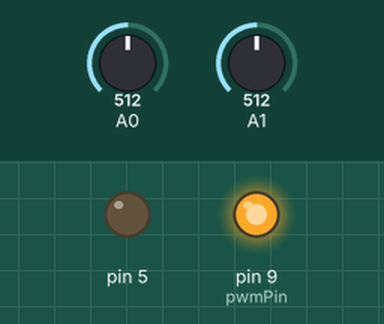
Recording of a sketch running on a simulated Arduino Uno, built with avr-gcc and run on an emulated ATmega328P. Parts: output pins drawn as LEDs (lit = HIGH). The inputs (shaded band) are chosen by the test bench; at power-on: A0 = 512, A1 = 512. What the sketch prints to the serial monitor is not drawn.

Above: at 1.8 s.
1.9 s: A0 set to 0
6.0 s: A1 set to 242
10.1 s: A1 set to 217
11.6 s: A0 set to 1023
Timing chart, 0 to 14.6 s (numbered marks = the images above; inputs shaded):
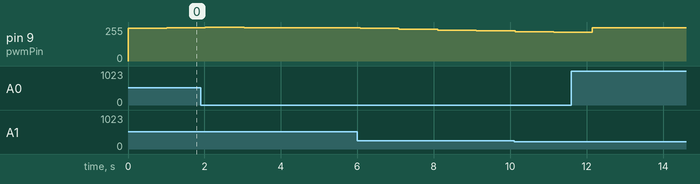

Measured:
- after the input at 1.9 s, pin 9 (pwmPin): 250/255 → 255/255 after 0.13 s, → 250/255 1.0 s later, → 249/255 2.0 s later

The sketch:

solar_pv.ino
```cpp
#include <math.h>
#define pwmPin 9
#define a 0.0025
#define b 0.5
#define c 0.00288
#define P 10
#define I 0.2
#define D 0.2
#define VOC 12   //Open Circuit voltage
#define ISC 0.5    // Short Circuit Current


float Isc=ISC, Voc=VOC, Sref=1000, Tref=25, Vlimit=0;; //Sref=Solar irradiance Tref= Reference Temperature
float Im=0.85*Isc, Vm=0.9*Voc;
double C1,C2,IL,Icorr, VL, ZL,ZLM, zerror,error, prev_error=0;
int pwm_val=220, Corr_pwm=0;

void setup()
{
 Serial.begin(9600);
 pinMode(pwmPin,OUTPUT);
 pinMode(5,OUTPUT);
 analogWrite(pwmPin,0);
 analogWrite(5,0);

}

void loop()
{
  //update_base_param(900,25);
  update_current_data();
  calculate_error();
  tune_PID();
  analogWrite(pwmPin,pwm_val);

  Serial.print("Current :");
  Serial.println(IL);
  Serial.print("Voltage :");
  Serial.println(VL);
  Serial.print("Required Current :");
  Serial.println(Icorr);
  Serial.print("Corrected pwm:");
  Serial.println(Corr_pwm);
  Serial.println("");
  delay(1000);

}

void update_base_param(float S, float T){
  float delS, delT;
  delS=(S/Sref)-1;
  delT=T-Tref;
  Voc=VOC*(1-c*delT)*(1+log(1+b*delS));
  Vm=Voc*0.9;
  Isc=ISC*S*(1+a*delT)/Sref;
  Im=Isc*0.85;

}


void update_current_data(){
  IL=analogRead(A0);
  IL=IL*5/1024;
  VL=analogRead(A1);
  VL=VL*45/1024;
}

void calculate_error()
{
  ZL=VL/IL;
  ZLM=Vm/Im;
  zerror=ZL-ZLM;
  C2=(Vm/Voc-1)*(log((Isc-Im)/Isc));
  C1=(1-Im/Isc)*exp(-Vm/(C2*Voc));
  Vlimit=C2*Voc*log((1-(0.01/Isc))/C1-1);
  if (VL>0 && VL<=Vlimit)
  {
    Icorr=Isc*(1-C1*(exp(VL/(C2*Voc))-1));
  }
  else
  {
    Icorr=0.01;
  }

}


void tune_PID(){
    Corr_pwm=pwm_val;
    error=(Icorr-IL)*P+prev_error*D;
    prev_error=error;
    Corr_pwm=pwm_val-error;
    pwm_val=Corr_pwm;
    if (pwm_val>=256)
    {
      pwm_val=250;
    }
}
```
